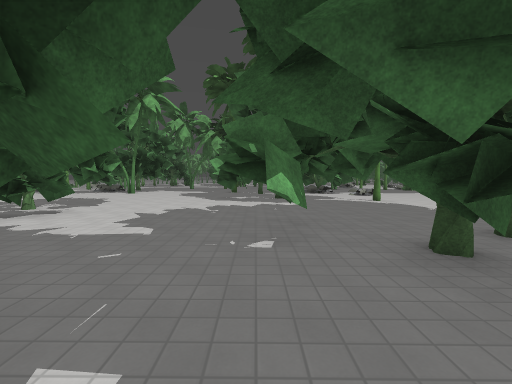
view 1 (above)

24 first-person views from a walk through a Godot game level. The camera is 1.5 m above the floor, tilts 4° down and sees 90° across. The floor is counted in squares, 2 m on a side. Each view is taken from the middle of a square. On the plan, view 1 faces up. The plan holds only what a view shows up to about 9 squares ahead; the rest is blank. The place goes on beyond the plan. Surface patterns are stand-ins for the level's own textures.

view 2
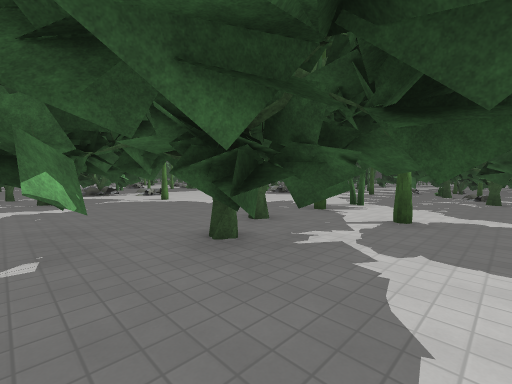

view 3
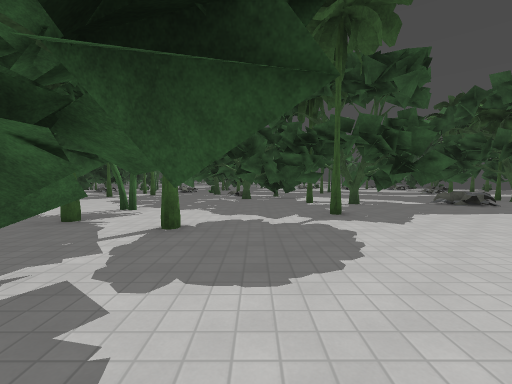

view 4
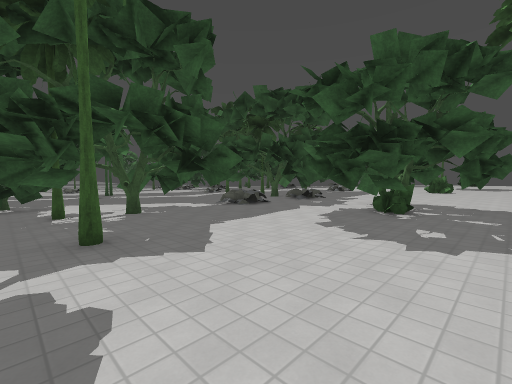

view 5
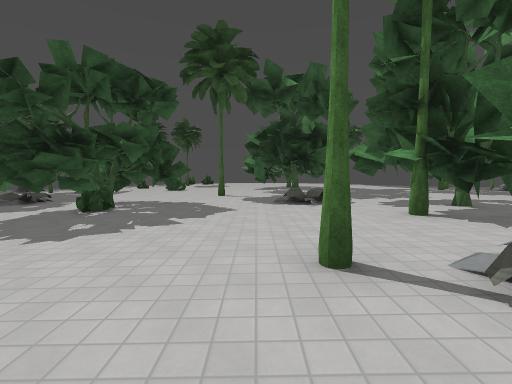

view 6
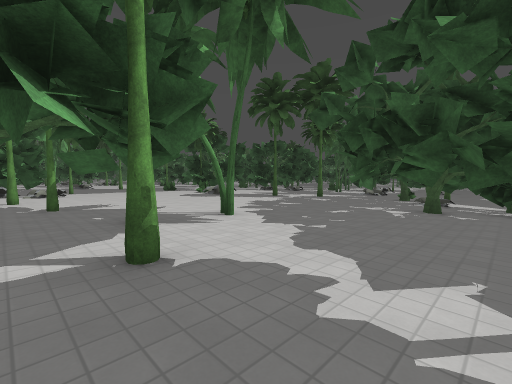

view 7
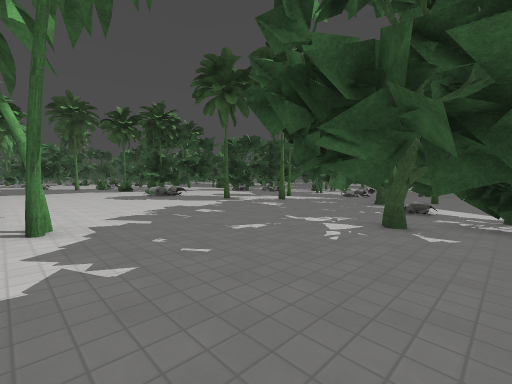

view 8
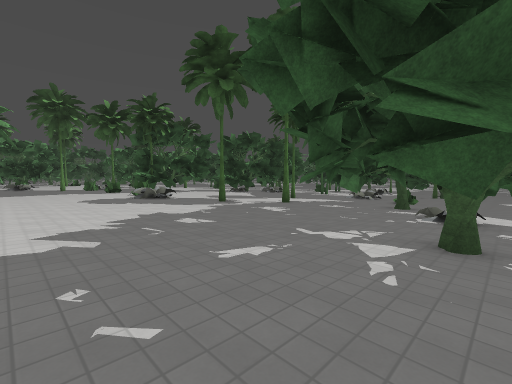

view 9
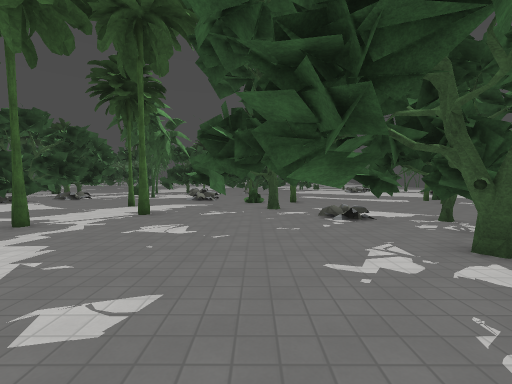

view 10
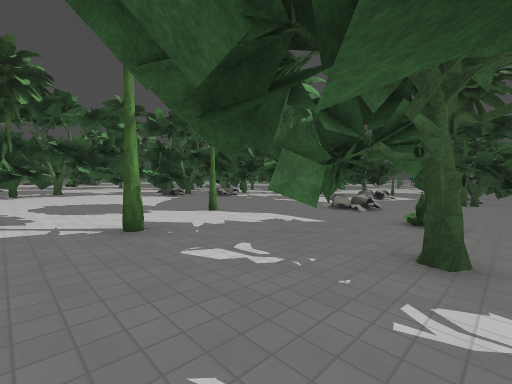

view 11
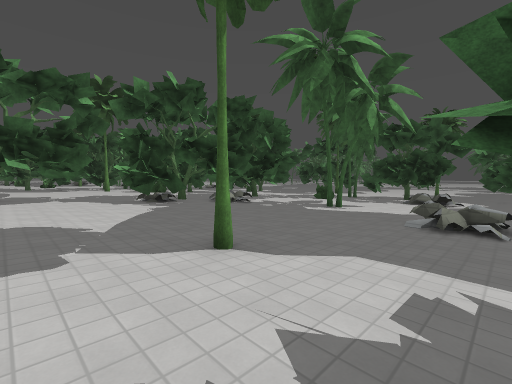

view 12
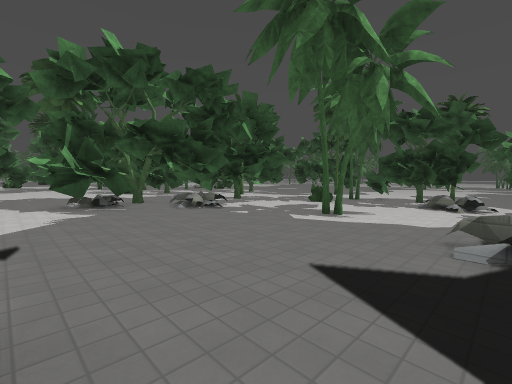

view 13
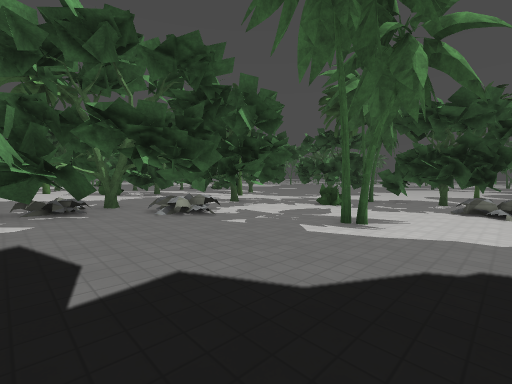

view 14
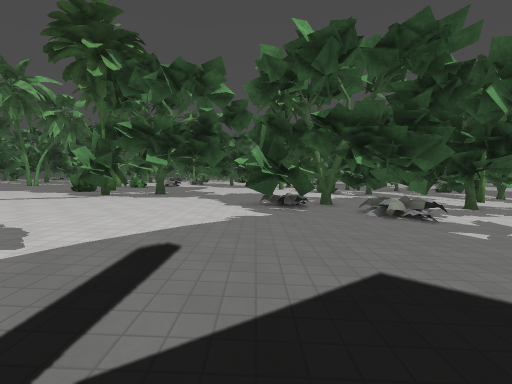

view 15
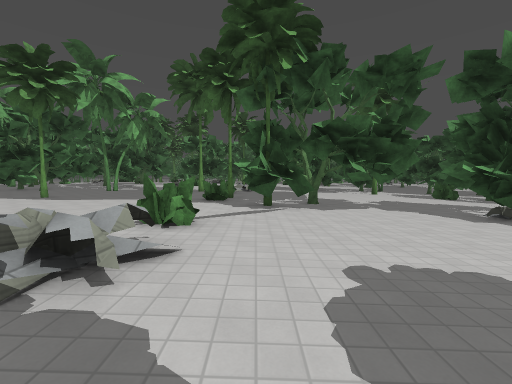

view 16
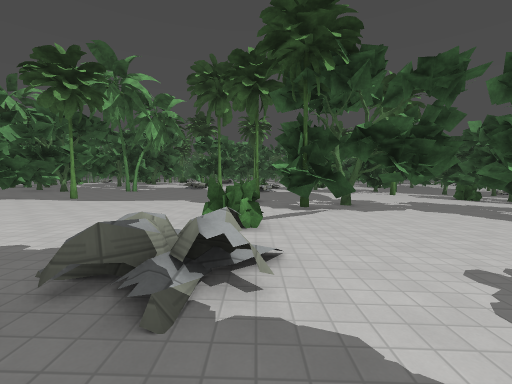

view 17
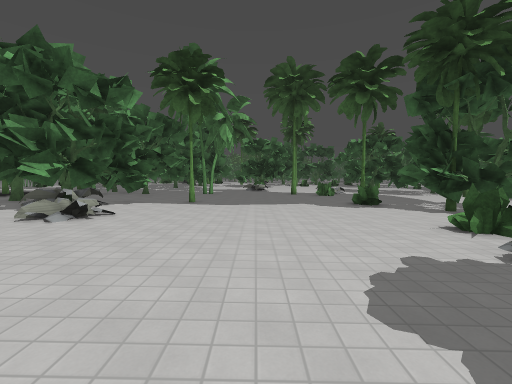

view 18
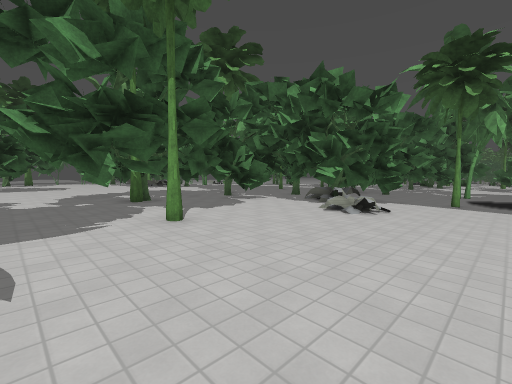

view 19
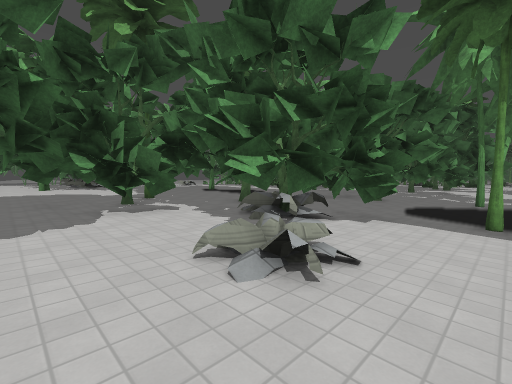

view 20
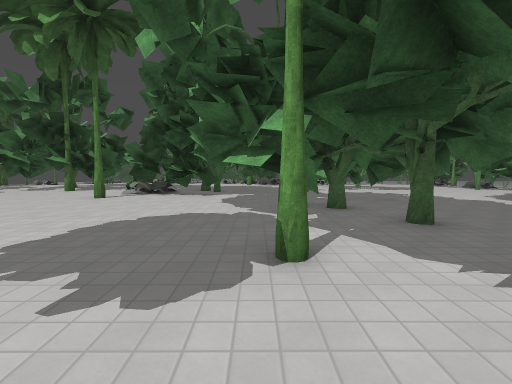

view 21
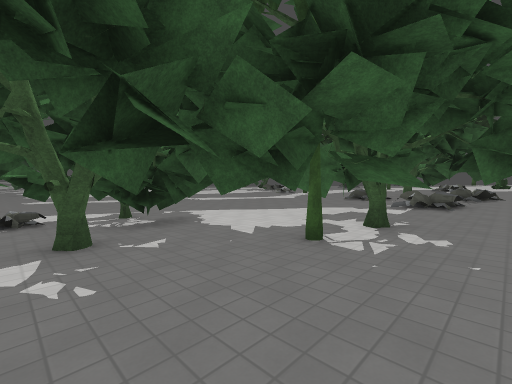

view 22
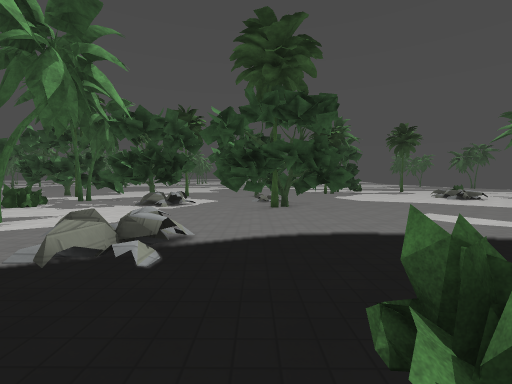

view 23
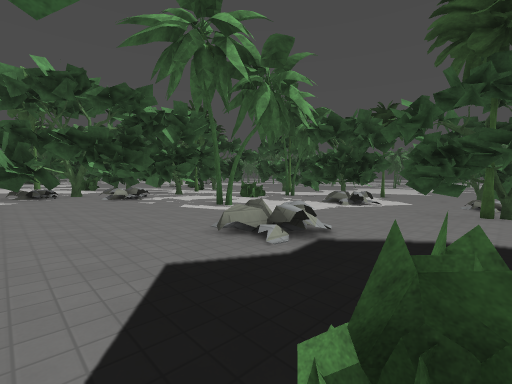

view 24
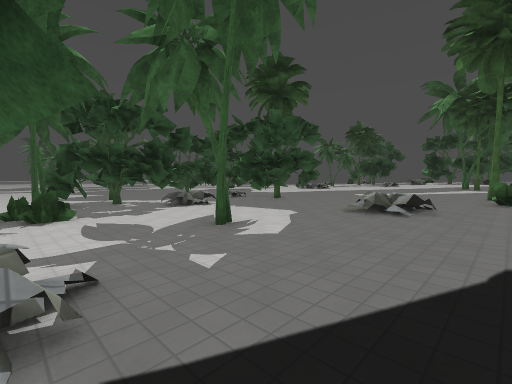

### Floor plan
Key: @ floor where view 1 was taken; # wall or solid block; x gap in a wall; . main floor; : floor 0.25 m higher than the main floor; - floor 0.25 m lower than the main floor; + floor 0.5 m higher than the main floor; _ floor 0.5 m lower than the main floor; * floor 0.75 m higher than the main floor; < floor 0.75 m lower than the main floor; ( floor 1 m lower than the main floor; ! floor 1.25 m lower than the main floor; ? floor 1.5 m lower than the main floor; / step, stairs or slope; = window, fence, low wall or low ledge; T thing the floor can be seen under or through.
Columns run from 7 left of view 1 to 31 right of it. Each row starts with its distance up from view 1.
 17              -# _____# <<<<(((
 16         #  ##---____###x#<<<(( (#!!
 15       .######-----___##_##<##( ##!!
 14     ..###..##-------_#__ <###(###!
 13    ....###..#=.------____<##(/##(!
 12    ....##.../....--/#-___<<<(#(((!!=
 11    :...##.........-//-___<<<(((((!=! ##
 10      :#............==-____<<(((((!!??##
  9 ::::::#::: .........--____<<(((#!!!?#?
  8 ::::::::#:#:........---___<<((((!!!/#?
  7 ::##::::::::::......#--__#<<((((!!/=##
  6  :##::::::::#:......--#__<<<(==(!!!???
  5   ##+++++TT::::.....---__<<<(==(!!# ??
  4    ++++TTTT:#::.....---_##<(((((!!###?
  3     +++TTTT:::::....#--_/<<x((((!!###?
  2      +++TTT:::::..#.--__/< (((((!x#
  1      ##+++#:#:::....-##__<<#((((!!!?
  0      ##@+#+::::..#.####__<<(  ((!!!?
 -1       ##+++::::.##..##___<     (!!!?
 -2      ##++++:::#..x.## _ <<      !!!?
 -3      #/#+++::::....-- x_<<       !!?
 -4      ++++++:::.x..#--___<<        !!
 -5     ##++++::::.#x##--__
 -6    *##++++::##.//..--_
 -7    *+#++++::##.//=--
 -8    ++++=++#:##...

Positions as (right, up) in squares from view 1, and headings:
1: (0, 0), facing up
2: (0, 0), facing up-right
3: (1, 0), facing right
4: (3, -1), facing down-right
5: (1, -1), facing down
6: (4, -1), facing up-right
7: (7, -1), facing up-right
8: (8, 0), facing up-right
9: (9, 3), facing right
10: (14, 2), facing up-right
11: (16, 5), facing up-right
12: (18, 6), facing up-right
13: (19, 7), facing up-right
14: (19, 7), facing up
15: (14, 8), facing up
16: (13, 8), facing up
17: (9, 8), facing up
18: (8, 7), facing up-left
19: (7, 11), facing up-left
20: (7, 1), facing left
21: (8, 1), facing down-right
22: (19, 4), facing right
23: (19, 3), facing up-right
24: (20, 12), facing down-right
